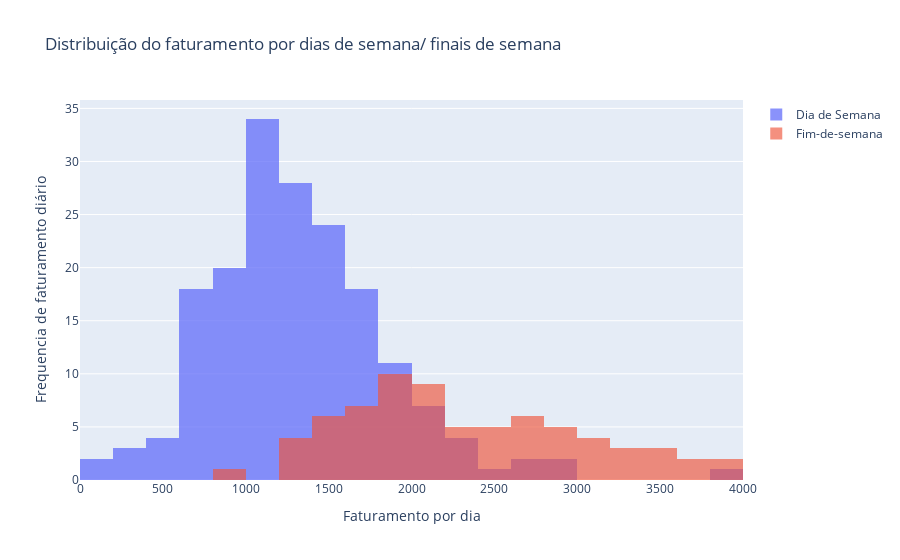

Source (notebook cell):
### Code cell
# Histograma

trace_dds = go.Histogram(
    x=dds_fatu[dds_fatu.total_item  < 7900].total_item,
    opacity=0.75,
    name = 'Dia de Semana'
)

trace_fds = go.Histogram(
    x=fds_fatu[fds_fatu.total_item < 7900].total_item,
    opacity=0.65,
    name = 'Fim-de-semana',
    nbinsx = 16
)

data = [trace_dds, trace_fds]
layout = go.Layout( title = 'Distribuição do faturamento por dias de semana/ finais de semana',
                   xaxis=dict(title='Faturamento por dia'),
                   yaxis=dict(title='Frequencia de faturamento diário'),
                   barmode='overlay'
                   )

fig = go.Figure(data=data, layout=layout)

py.iplot(fig, filename='tipo-de_dia-histograma')

### Figure 1 — Plotly figure (JSON) as saved in the notebook; plotly's stock layout.template omitted (floating-point values rounded to 4 significant figures; data arrays with more than 128 entries replaced by an {"elided": "..."} marker saying what was removed)
{"data": [{"name": "Dia de Semana", "opacity": 0.75, "type": "histogram", "x": {"elided": "179 float values"}}, {"name": "Fim-de-semana", "nbinsx": 16, "opacity": 0.65, "type": "histogram", "x": [2102, 1993, 1948.0, 3210.0, 1954.0, 2692.0, 1667.0, 1449.0, 2957.0, 1980.0, 1995.0, 2619.0, 3074.0, 2315.0, 1703.0, 1956.0, 931.8, 1584.0, 1392.0, 1358.0, 1528.0, 1779.0, 2300.0, 1329.0, 1488.0, 1881.0, 1790.0, 2437.0, 3828.0, 3581.0, 3716.0, 2974.0, 3088.0, 2399.0, 1597.0, 2718.0, 1711.0, 2164.0, 1265.0, 2103.0, 1956.0, 1661.0, 1778.0, 2585.0, 1930.0, 2583.0, 2619.0, 1909.0, 2916.0, 3439.0, 2769.0, 3231.0, 2464.0, 3732.0, 2863.0, 3049.0, 3449.0, 2138.0, 3322.0, 2113.0, 2477.0, 2157.0, 2256.0, 2131.0, 2838.0, 2600.0, 2246.0, 3054.0, 2125.0, 3825.0, 2194.0, 1527.0]}], "layout": {"barmode": "overlay", "title": {"text": "Distribuição do faturamento por dias de semana/ finais de semana"}, "xaxis": {"title": {"text": "Faturamento por dia"}}, "yaxis": {"title": {"text": "Frequencia de faturamento diário"}}}}
